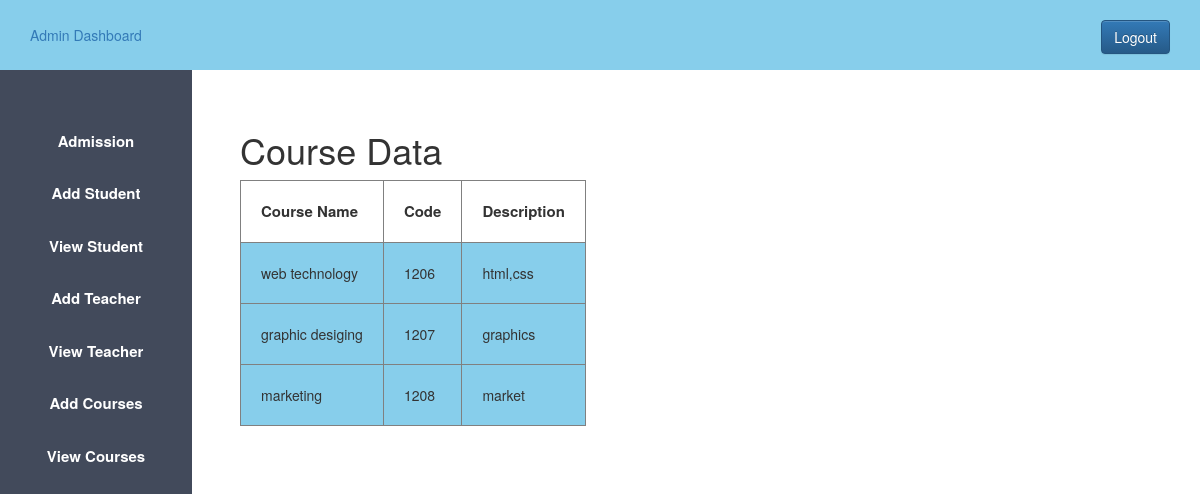
Screenshot of /view_course.php (signed in) with the database file from the repository.
### tables this page shows
CREATE TABLE `course` (
  `id` int(10) NOT NULL,
  `name` varchar(50) DEFAULT NULL,
  `code` varchar(50) DEFAULT NULL,
  `description` text DEFAULT NULL
);

### view_course.php (the view, shortened to what this page needs)
<?php
$host="localhost";
$user="root";
$password="";
$db="schoolproject";
$conn=mysqli_connect($host,$user,$password,$db);
$sql="SELECT * FROM course";
$result=mysqli_query($conn,$sql);
?>
<!DOCTYPE html>
<html>
<head>
<?php
include 'admin_css.php';
?>
</head>
<body>
<?php
include 'admin_sidebar.php';
?>
		<div class="content">
		<h1>Course Data</h1>
 <table border="1px">
<tr>
<th style="padding: 20px; font-size: 15px;">Course Name</th>
<th style="padding: 20px; font-size: 15px;">Code</th>
<th style="padding: 20px; font-size: 15px;">Description</th>
</tr>
<?php
while($info=$result->fetch_assoc())
{
?>
<tr>
    <td style="padding: 20px; background-color: skyblue">
<?php echo "{$info['name']}"; ?>
</td>
    <td style="padding: 20px; background-color: skyblue">
<?php echo "{$info['code']}"; ?>
</td>
    <td style="padding: 20px; background-color: skyblue">
<?php echo "{$info['description']}"; ?>
</td>
</tr>
<?php
}
?>
</table>
	</div>
</body>
</html>

### admin.css (style rules this page uses)
* { margin: 0px; padding: 0px; }
.content { margin-left: 20%; margin-top: 5%; }

### rows the page displays
course: name "web technology", code "1206", description "html,css"
course: name "graphic desiging", code "1207", description "graphics"
course: name "marketing", code "1208", description "market"
